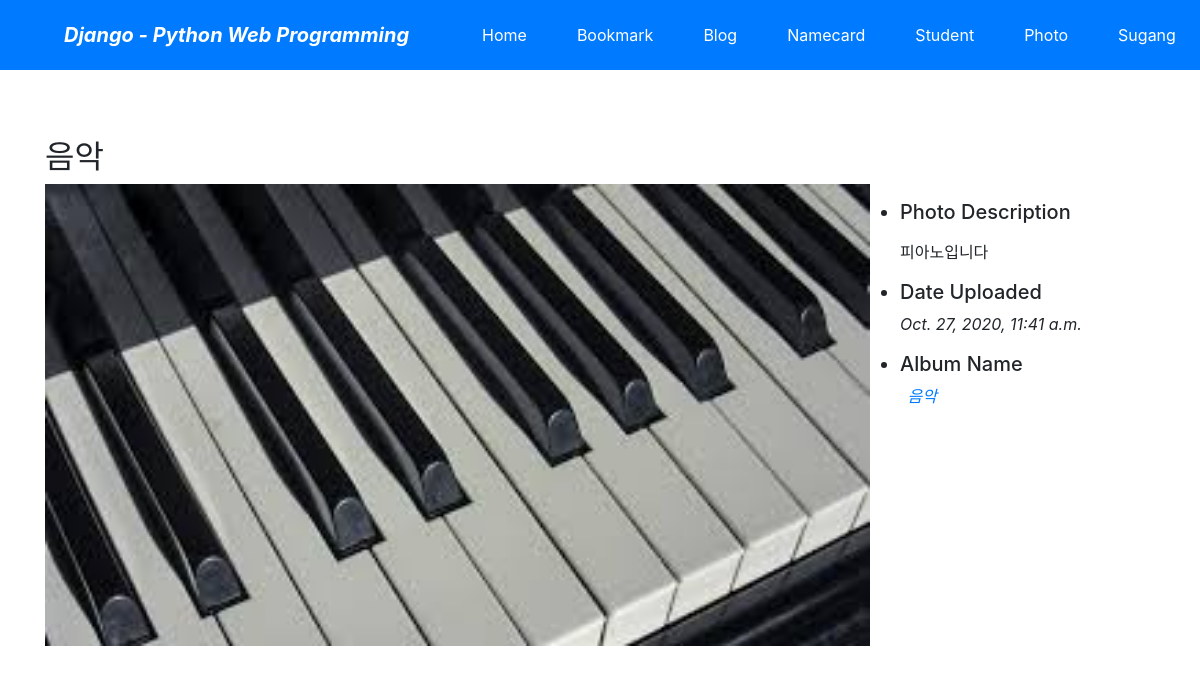
Screenshot of /photo/photo/1/ with the database file from the repository.
### photo/models.py (models this page shows, shortened)
class Photo(models.Model): #사진 테이블 정의
    album = models.ForeignKey(Album, on_delete=models.CASCADE)
    title = models.CharField('TITLE', max_length=30)
    description = models.TextField('Photo Description', blank=True)
    image = ThumbnailImageField('IMAGE', upload_to='photo/%Y/%m')
    upload_dt = models.DateTimeField('UPLOAD DATE', auto_now_add=True)
    owner = models.ForeignKey('auth.User', on_delete=models.CASCADE, verbose_name='OWNER', blank=True, null=True) # contents edit위해 추가
    class Meta:
        ordering = ('title',)

class Album(models.Model): #앨범 테이블 정의
    name = models.CharField('NAME', max_length=30)
    description = models.CharField('One Line Description', max_length=100, blank=True)
    owner = models.ForeignKey('auth.User', on_delete=models.CASCADE, verbose_name='OWNER', blank=True,null=True)  # contents edit위해 추가
    class Meta:
        ordering = ('name',)

### photo/views.py (the view)
# urls.py: path('photo/<int:pk>/', views.PhotoDV.as_view(), name='photo_detail'),
class PhotoDV(DetailView): # 포토 디테일뷰
    model = Photo

### photo/templates/photo/photo_detail.html (shortened to what this page needs)
{% extends "base.html" %}
{% block content %}
    <h2 class="mt-5">{{ object.title }}</h2>
    <div class="row">
        <div class="col-md-9">
            <a href="{{ object.image.url }}">
                <img src="{{ object.image.url }}" style="width: 100%;">
            </a>
        </div>
        <ul class="col-md-3 mt-3">
            <li class="h5">Photo Description</li>
                {% if object.description %}<p>{{ object.description|linebreaks }}</p>
                {% else %}<p>(blank)</p>{% endif %}
            <li class="h5">Date Uploaded</li>
                <p class="font-italic">{{ object.upload_dt }}</p>
            <li class="h5">Album Name</li>
                <p class="font-italic">
                    <a href="{% url 'photo:album_detail' object.album.id %}"> {{ object.album.name }}</a>
                </p>
        </ul>
    </div>
{% endblock %}

### rows the page displays
Photo: title "음악", image (picture), description "피아노입니다", upload_dt "Oct. 27, 2020, 11:41 a.m.", album.name "음악"
